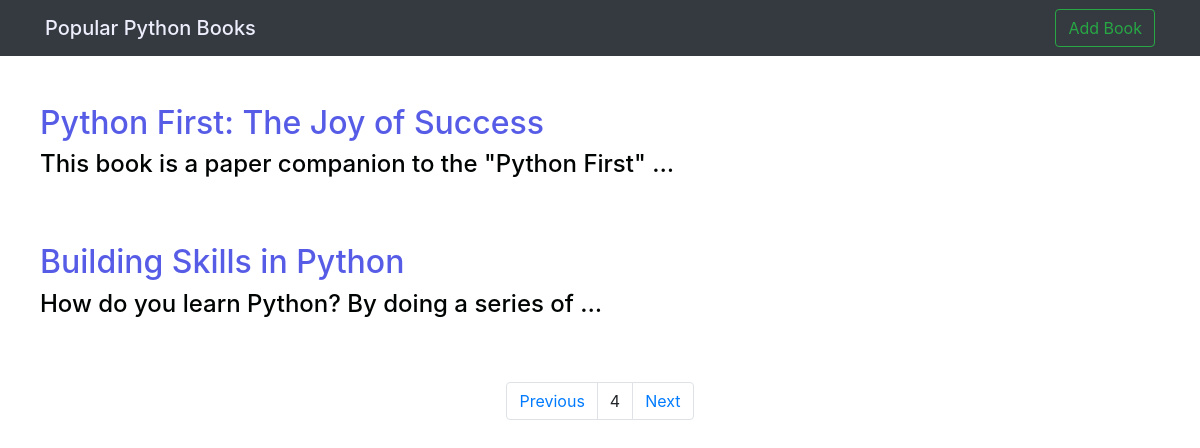
The app's page /home/?page=4 with its own data.
### pag_app/models.py (models this page shows, shortened)
class Blog_Website(models.Model):
    Author = models.CharField(max_length = 200)
    Title = models.CharField(max_length = 200)
    slug = models.SlugField(max_length = 200)
    Description = models.TextField()
    def get_absolute_url(self):
        return reverse('hello', kwargs = {'slug':self.slug})

### pag_app/views.py (the view)
# urls.py: path('home/', views.fetch_data),
def fetch_data(request):
    data = Blog_Website.objects.all()
    p = Paginator(data, 2)
    page_no = request.GET.get('page')
    page_obj = p.get_page(page_no)
    context = {
        'page_obj':page_obj
    }
    return render(request, 'main.html', context)

### template/main.html (shortened to what this page needs)
<!DOCTYPE html>
<html lang="en">
<head>
    <link rel="stylesheet" href="https://maxcdn.bootstrapcdn.com/bootstrap/4.0.0/css/bootstrap.min.css">
</head>
<body>
    <nav class="navbar navbar-expand-lg navbar-light bg-dark">
        <div class = "container">
            <span class="navbar-brand mb-0 h1" style="color: rgb(237, 237, 252);">Popular Python Books</span>
            <ul class="navbar-nav">
                <form class = "form-inline">
                    <a href='/insert'><button class="btn btn-outline-success" type="button">Add Book</button></a>
                </form>
            </ul>
        </div>
    </nav><br><br>
{% for i in page_obj %}
<ul>
<h2><a href = "{{i.get_absolute_url}}" style="color: rgb(87, 92, 231); text-decoration: none;">{{i.Title}}</a></h2>
<h4 style="color: rgb(0, 4, 2); text-decoration: none;">{{i.Description|truncatewords:10}}</h4>
</ul><br><br>
{% endfor %}
<nav aria-label="Page navigation example">
    <ul class="pagination justify-content-center">
      {% if page_obj.has_previous %}
      <li class="page-item">
          <a class="page-link" href="?page={{page_obj.previous_page_number}}">Previous</a>
      </li>
      {% endif %}
      <li class="page-item">
          <a class="page-link">{{page_obj.number}}</a>
      </li>
      {% if page_obj.has_next %}
      <li class="page-item">
          <a class="page-link" href="?page={{page_obj.next_page_number}}">Next</a>
      </li>
      {% endif %}
    </ul>
  </nav>
</body>
</html>

### records on screen
Blog_Website: Title "Python First: The Joy of Success", Description "This book is a paper companion to the \"Python First\" …"
Blog_Website: Title "Building Skills in Python", Description "How do you learn Python? By doing a series of …"

### other values on screen
{{ page_obj.number }} "4"
